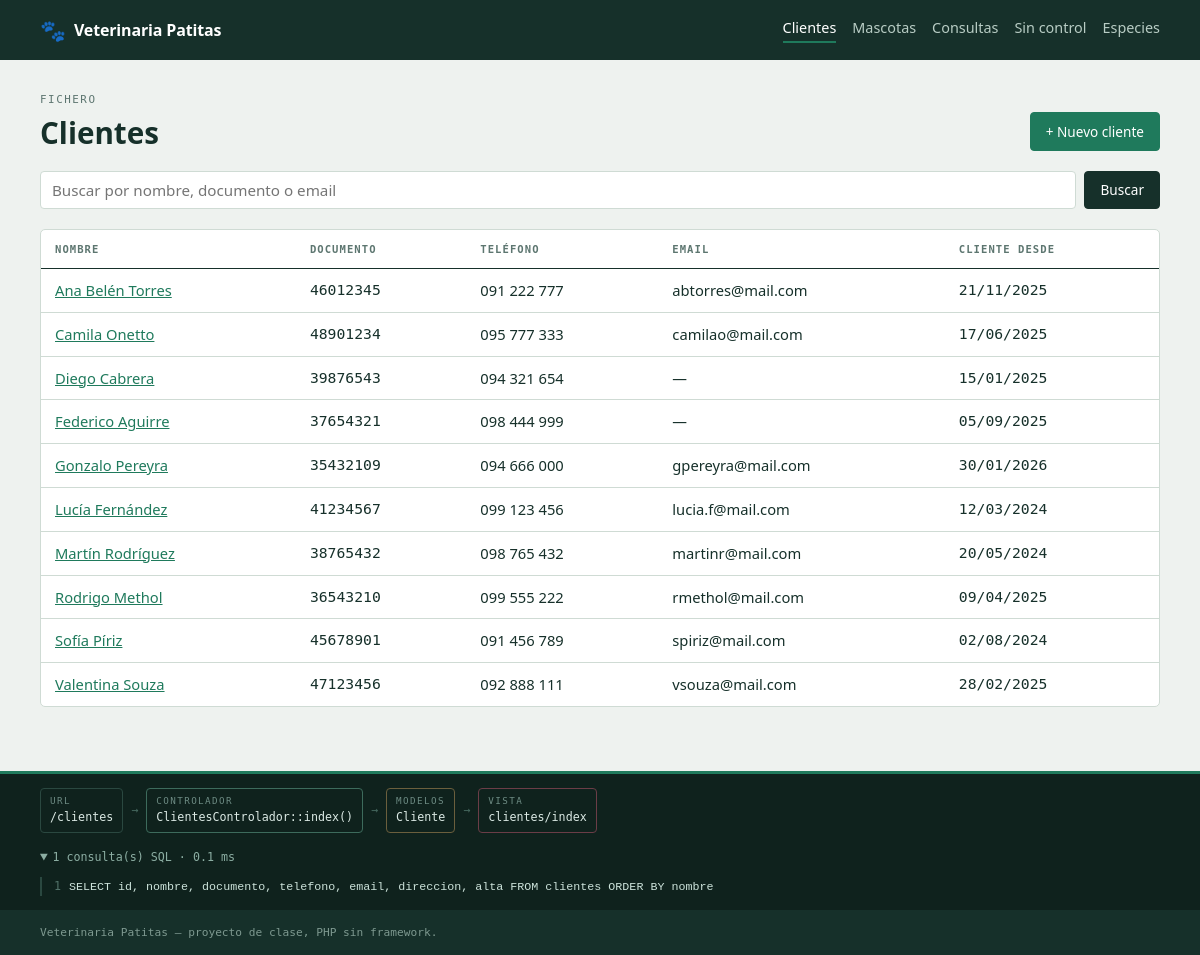
Screenshot of /clientes with the database file from the repository.
### tables this page shows
CREATE TABLE clientes (
    id         INT UNSIGNED AUTO_INCREMENT PRIMARY KEY,
    nombre     VARCHAR(100) NOT NULL,
    documento  VARCHAR(20)  NOT NULL,
    telefono   VARCHAR(30)  NULL,
    email      VARCHAR(120) NULL,
    direccion  VARCHAR(150) NULL,
    alta       DATE         NOT NULL,

    CONSTRAINT uq_clientes_documento UNIQUE (documento),
    INDEX idx_clientes_nombre (nombre)
);

### app/nucleo/Controlador.php (called while the page is built, shortened)
<?php
abstract class Controlador
{
    protected function modelo($nombre)
    {
        return new $nombre();
    }
    protected function vista($vista, array $datos = [])
    {
        $archivo = RUTA_APP . '/vistas/' . $vista . '.php';
        extract($datos);
        require RUTA_APP . '/vistas/plantilla/cabecera.php';
        require $archivo;
        require RUTA_APP . '/vistas/plantilla/pie.php';
    }
}

### app/controladores/ClientesControlador.php (called while the page is built, shortened)
<?php
class ClientesControlador extends Controlador
{
    public function index()
    {
        $cliente = $this->modelo('Cliente');
        $busqueda = isset($_GET['q']) ? trim($_GET['q']) : '';
        if ($busqueda !== '') {
            $clientes = $cliente->buscar($busqueda);
        } else {
            $clientes = $cliente->todos();
        }
        $this->vista('clientes/index', [
            'titulo'   => 'Clientes',
            'clientes' => $clientes,
            'busqueda' => $busqueda,
        ]);
    }
}

### app/nucleo/Router.php (called while the page is built, shortened)
<?php
class Router
{
    private $accionPorDefecto      = 'index';
    public function despachar($url)
    {
        $url = trim($url, '/');
        $segmentos = $url === '' ? [] : explode('/', $url);
        $nombreAccion = isset($segmentos[1]) && $segmentos[1] !== ''
            ? $segmentos[1] : $this->accionPorDefecto;
        $parametros = array_slice($segmentos, 2);
        $metodo = lcfirst(str_replace(' ', '', ucwords(str_replace('-', ' ', $nombreAccion))));
        $instancia = new $clase();
        call_user_func_array([$instancia, $metodo], $parametros);
    }
}

### public/index.php (called while the page is built, shortened)
<?php
spl_autoload_register(function ($clase) {
    foreach (['nucleo', 'modelos', 'controladores'] as $carpeta) {
        $archivo = RUTA_APP . '/' . $carpeta . '/' . $clase . '.php';
        if (file_exists($archivo)) {
            return;
        }
    }
});
require_once RUTA_APP . '/nucleo/helpers.php';
if (isset($_GET['url'])) {
    $ruta = $_GET['url'];
} else {
    $ruta = parse_url($_SERVER['REQUEST_URI'], PHP_URL_PATH);
    if (BASE_URL !== '' && strpos($ruta, BASE_URL) === 0) {
        $ruta = substr($ruta, strlen(BASE_URL));
    }
}
$ruta = trim($ruta, '/');
$router = new Router();
$router->despachar($ruta);

### app/nucleo/helpers.php (called while the page is built, shortened)
<?php
function e($texto)
{
    return htmlspecialchars((string) $texto, ENT_QUOTES, 'UTF-8');
}
function url($ruta = '')
{
    return BASE_URL . '/' . ltrim($ruta, '/');
}
function fecha($fechaSql, $porDefecto = '—')
{
    $d = date_create($fechaSql);
    return $d ? $d->format('d/m/Y') : $porDefecto;
}

### app/nucleo/Database.php (called while the page is built, shortened)
<?php
class Database
{
    private static $instancia = null;
    public static function conexion()
    {
        if (self::$instancia === null) {
            $dsn = 'mysql:host=' . DB_HOST
                 . ';dbname='    . DB_NOMBRE
                 . ';charset='   . DB_CHARSET;
            $opciones = [
                PDO::ATTR_ERRMODE            => PDO::ERRMODE_EXCEPTION,
                PDO::ATTR_DEFAULT_FETCH_MODE => PDO::FETCH_ASSOC,
                PDO::ATTR_EMULATE_PREPARES   => false,
            ];
            try {
                self::$instancia = new PDO($dsn, DB_USUARIO, DB_PASSWORD, $opciones);
            } catch (PDOException $e) {
                if (MODO_DEBUG) {
                    die('<h1>No se pudo conectar a la base de datos</h1>'
                      . '<p>' . htmlspecialchars($e->getMessage()) . '</p>'
                      . '<p>Revisá que MySQL esté encendido y que hayas corrido '
                      . '<code>02_dcl.sql</code> para crear el usuario <code>vet_app</code>.</p>');
                }
                die('Servicio no disponible.');
            }
        }
        return self::$instancia;
    }
}

### app/modelos/Cliente.php (called while the page is built, shortened)
<?php
class Cliente extends Modelo
{
    public function todos()
    {
        $sql = "SELECT id, nombre, documento, telefono, email, direccion, alta
                FROM clientes
                ORDER BY nombre";
        return $this->consulta($sql)->fetchAll();
    }
}

### app/nucleo/Modelo.php (called while the page is built, shortened)
<?php
abstract class Modelo
{
    protected $db;
    public function __construct()
    {
        $this->db = Database::conexion();
    }
    protected function consulta($sql, array $parametros = [])
    {
        $sentencia = $this->db->prepare($sql);
        $sentencia->execute($parametros);
        return $sentencia;
    }
}

### app/vistas/clientes/index.php (the view, shortened to what this page needs)
<div class="encabezado">
    <div>
        <p class="rotulo">Fichero</p>
        <h1>Clientes</h1>
    </div>
    <a class="boton boton--primario" href="<?= url('clientes/nuevo') ?>">+ Nuevo cliente</a>
</div>
<form class="buscador" method="get" action="<?= url('clientes') ?>">
    <input type="search" name="q" value="<?= e($busqueda) ?>" placeholder="Buscar por nombre, documento o email">
    <button class="boton" type="submit">Buscar</button>
</form>
<?php if (empty($clientes)): ?>
    <p class="ayuda"><?= $busqueda !== ''
        ? 'No se encontró ningún cliente con ese texto.'
        : 'No hay clientes cargados.' ?></p>
<?php else: ?>
<div class="tabla-caja">
    <table>
        <thead><tr><th>Nombre</th><th>Documento</th><th>Teléfono</th><th>Email</th><th>Cliente desde</th></tr></thead>
        <tbody>
        <?php foreach ($clientes as $c): ?>
            <tr>
                <td><a href="<?= url('clientes/ficha/' . $c['id']) ?>"><?= e($c['nombre']) ?></a></td>
                <td class="num"><?= e($c['documento']) ?></td>
                <td><?= e($c['telefono']) ?: '—' ?></td>
                <td><?= e($c['email']) ?: '—' ?></td>
                <td class="num"><?= fecha($c['alta']) ?></td>
            </tr>
        <?php endforeach; ?>
        </tbody>
    </table>
</div>
<?php endif; ?>

### public/css/estilos.css (style rules this page uses)
:root { --fondo: #eef2ef; --tarjeta: #ffffff; --tinta: #16302a; --suave: #5d7670; --linea: #cfdbd4; --verde: #1f7a5c; --verde-cl: #ddefe6; --ambar: #a06a12; --ambar-cl: #fbf0d9; --rojo: #a8362c; --rojo-cl: #f8e4e1; --mono: "SFMono-Regular", "DejaVu Sans Mono", Consolas, monospace; --sans: system-ui, -apple-system, "Segoe UI", Roboto, sans-serif; --sp: 8px; }
*, *::before, *::after { box-sizing: border-box; }
body { margin: 0; background: var(--fondo); color: var(--tinta); font-family: var(--sans); font-size: 16px; line-height: 1.55; }
a { color: var(--verde); }
h1 { font-size: 1.85rem; margin: 0 0 16px; line-height: 1.2; }
.rotulo { font-family: var(--mono); font-size: 0.68rem; letter-spacing: 0.14em; text-transform: uppercase; color: var(--suave); margin: 0 0 6px; }
.boton { display: inline-block; font-size: 0.85rem; padding: 8px 15px; border: 1px solid var(--tinta); border-radius: 4px; background: var(--tinta); color: #fff; text-decoration: none; cursor: pointer; font-family: inherit; }
.boton--primario { background: var(--verde); border-color: var(--verde); }
.encabezado { display: flex; flex-wrap: wrap; align-items: flex-end; justify-content: space-between; gap: 16px; margin-bottom: 20px; }
.encabezado h1 { margin-bottom: 0; }
.tabla-caja { overflow-x: auto; background: var(--tarjeta); border: 1px solid var(--linea); border-radius: 5px; margin-bottom: 16px; }
table { width: 100%; border-collapse: collapse; font-size: 0.92rem; }
thead th { font-family: var(--mono); font-size: 0.66rem; letter-spacing: 0.1em; text-transform: uppercase; text-align: left; color: var(--suave); padding: 11px 14px; border-bottom: 1px solid var(--tinta); white-space: nowrap; }
tbody td { padding: 10px 14px; border-bottom: 1px solid var(--linea); vertical-align: top; }
tbody tr:last-child td { border-bottom: 0; }
.num { font-family: var(--mono); font-variant-numeric: tabular-nums; white-space: nowrap; }
.buscador { display: flex; gap: 8px; margin-bottom: 20px; flex-wrap: wrap; }
.buscador input { flex: 1; min-width: 180px; font-family: inherit; font-size: 0.95rem; padding: 8px 11px; border: 1px solid var(--linea); border-radius: 4px; background: #fff; }

### rows the page displays
clientes: nombre "Ana Belén Torres", documento "46012345", telefono "091 222 777", email "abtorres@mail.com", alta "21/11/2025"
clientes: nombre "Camila Onetto", documento "48901234", telefono "095 777 333", email "camilao@mail.com", alta "17/06/2025"
clientes: nombre "Diego Cabrera", documento "39876543", telefono "094 321 654", email "—", alta "15/01/2025"
clientes: nombre "Federico Aguirre", documento "37654321", telefono "098 444 999", email "—", alta "05/09/2025"
clientes: nombre "Gonzalo Pereyra", documento "35432109", telefono "094 666 000", email "gpereyra@mail.com", alta "30/01/2026"
clientes: nombre "Lucía Fernández", documento "41234567", telefono "099 123 456", email "lucia.f@mail.com", alta "12/03/2024"
clientes: nombre "Martín Rodríguez", documento "38765432", telefono "098 765 432", email "martinr@mail.com", alta "20/05/2024"
clientes: nombre "Rodrigo Methol", documento "36543210", telefono "099 555 222", email "rmethol@mail.com", alta "09/04/2025"
clientes: nombre "Sofía Píriz", documento "45678901", telefono "091 456 789", email "spiriz@mail.com", alta "02/08/2024"
clientes: nombre "Valentina Souza", documento "47123456", telefono "092 888 111", email "vsouza@mail.com", alta "28/02/2025"

### other values shown
APP_NOMBRE "Veterinaria Patitas"
Traza::$url "/clientes"
Traza::$controlador "ClientesControlador"
Traza::$accion "index"
e(implode(', ', array_keys(Modelo::$usados))) ?: '(ninguno)' "Cliente"
Traza::$vista "clientes/index"
count(Database::$consultas) "1"
Traza::milisegundos() "0.1"
preg_replace('/\s+/', ' ', $c['sql']) "SELECT id, nombre, documento, telefono, email, direccion, alta FROM clientes ORDER BY nombre"
